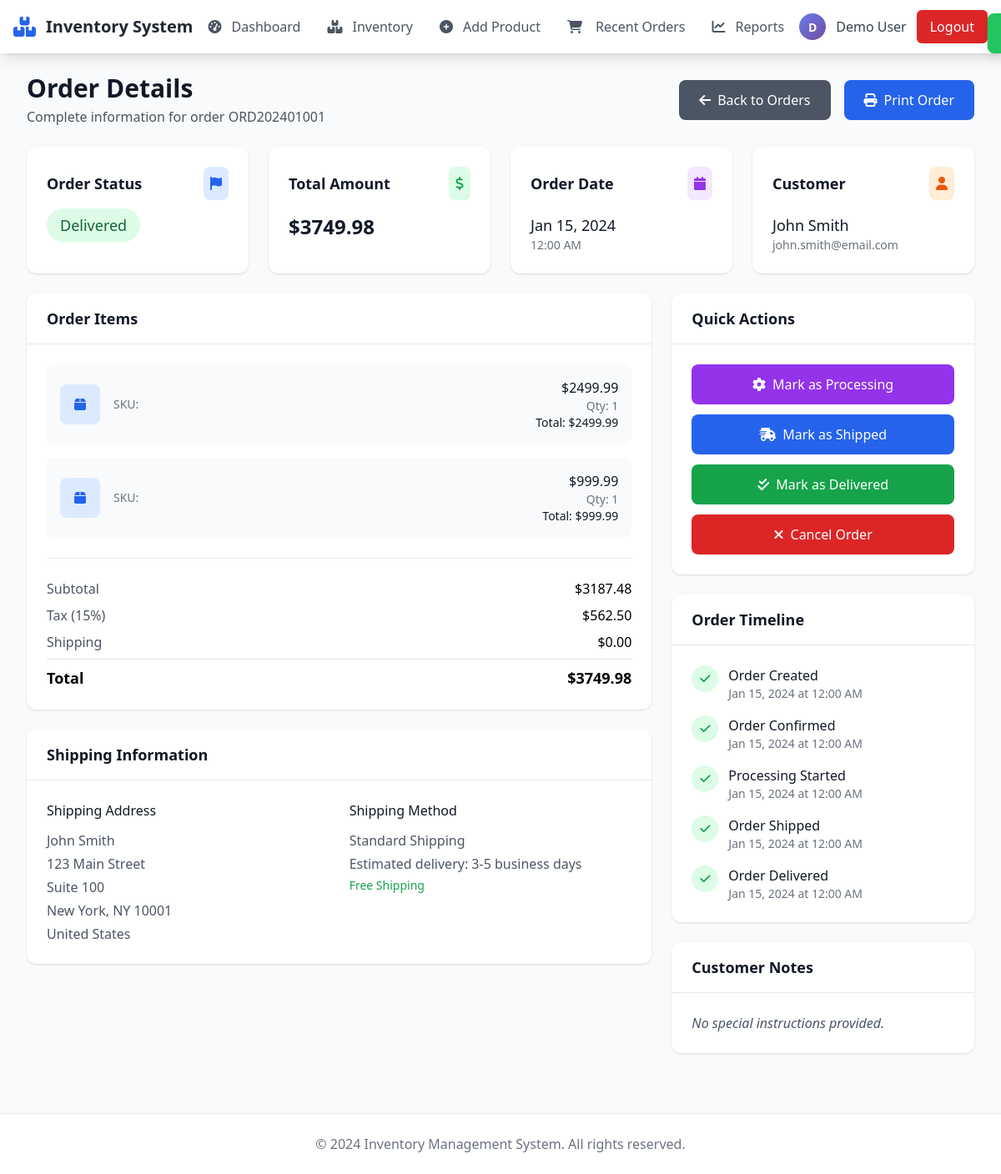
The page /order_details/1 (signed in) on the database its author committed.
### app.py (models this page shows)
class Order(db.Model):
    __tablename__ = 'orders'
    id = db.Column(db.Integer, primary_key=True)
    order_id = db.Column(db.String(20), unique=True, nullable=False)
    customer_name = db.Column(db.String(100), nullable=False)
    customer_email = db.Column(db.String(100))
    customer_phone = db.Column(db.String(20))
    order_date = db.Column(db.DateTime, nullable=False, default=datetime.utcnow)
    amount = db.Column(db.Float, nullable=False)
    status = db.Column(db.String(20), nullable=False, default='Pending')
    tracking_number = db.Column(db.String(50))
    shipping_address = db.Column(db.Text)
    notes = db.Column(db.Text)
    created_at = db.Column(db.DateTime, default=datetime.utcnow)
    updated_at = db.Column(db.DateTime, default=datetime.utcnow, onupdate=datetime.utcnow)
    items = db.relationship('OrderItem', backref='order', cascade='all, delete-orphan')

class OrderItem(db.Model):
    __tablename__ = 'order_items'
    id = db.Column(db.Integer, primary_key=True)
    order_id = db.Column(db.Integer, db.ForeignKey('orders.id'), nullable=False)
    product_id = db.Column(db.Integer, db.ForeignKey('products.id'), nullable=False)
    quantity = db.Column(db.Integer, nullable=False)
    unit_price = db.Column(db.Float, nullable=False)
    product = db.relationship('Product', backref='order_items')

### app.py (the view)
@app.route('/order_details/<int:order_id>')
def order_details(order_id):
    if 'user_id' not in session:
        return redirect(url_for('login'))
    order = Order.query.get_or_404(order_id)
    return render_template('order_details.html', order=order)

### templates/order_details.html (shortened to what this page needs)
{% extends "base.html" %}
{% block content %}
<div class="space-y-6">
    <div class="flex justify-between items-center">
        <div>
            <h1 class="text-3xl font-bold text-gray-900">Order Details</h1>
            <p class="text-gray-600 mt-1">Complete information for order {{ order.order_id }}</p>
        </div>
        <div class="flex space-x-4">
            <a href="{{ url_for('recent_orders') }}"
               class="bg-gray-600 text-white px-6 py-3 rounded-lg hover:bg-gray-700 transition-colors flex items-center">
                <i class="fas fa-arrow-left mr-2"></i>
                Back to Orders
            </a>
            <button onclick="printOrder()"
                    class="bg-blue-600 text-white px-6 py-3 rounded-lg hover:bg-blue-700 transition-colors flex items-center">
                <i class="fas fa-print mr-2"></i>
                Print Order
        </div>
    </div>
    <div class="grid grid-cols-1 md:grid-cols-4 gap-6">
        <div class="bg-white rounded-xl shadow p-6">
            <div class="flex items-center justify-between mb-4">
                <h3 class="text-lg font-semibold text-gray-900">Order Status</h3>
                <div class="p-2 bg-blue-100 rounded-lg">
                    <i class="fas fa-flag text-blue-600"></i>
                </div>
            </div>
            <span class="px-4 py-2 text-lg font-medium rounded-full
                {% if order.status == 'Delivered' %}bg-green-100 text-green-800
                {% elif order.status == 'Pending' %}bg-yellow-100 text-yellow-800
                {% elif order.status == 'Confirmed' %}bg-orange-100 text-orange-800
                {% elif order.status == 'Processing' %}bg-purple-100 text-purple-800
                {% elif order.status == 'Shipped' %}bg-blue-100 text-blue-800
                {% elif order.status == 'Cancelled' %}bg-red-100 text-red-800
                {% else %}bg-gray-100 text-gray-800{% endif %}">
                {{ order.status }}
            </span>
        </div>
        <div class="bg-white rounded-xl shadow p-6">
            <div class="flex items-center justify-between mb-4">
                <h3 class="text-lg font-semibold text-gray-900">Total Amount</h3>
                <div class="p-2 bg-green-100 rounded-lg">
                    <i class="fas fa-dollar-sign text-green-600"></i>
                </div>
            </div>
            <p class="text-2xl font-bold text-gray-900">${{ "%.2f"|format(order.amount) }}</p>
        </div>
        <div class="bg-white rounded-xl shadow p-6">
            <div class="flex items-center justify-between mb-4">
                <h3 class="text-lg font-semibold text-gray-900">Order Date</h3>
                <div class="p-2 bg-purple-100 rounded-lg">
                    <i class="fas fa-calendar text-purple-600"></i>
                </div>
            </div>
            <p class="text-lg font-medium text-gray-900">{{ order.order_date.strftime('%b %d, %Y') }}</p>
            <p class="text-sm text-gray-500">{{ order.order_date.strftime('%I:%M %p') }}</p>
        </div>
        <div class="bg-white rounded-xl shadow p-6">
            <div class="flex items-center justify-between mb-4">
                <h3 class="text-lg font-semibold text-gray-900">Customer</h3>
                <div class="p-2 bg-orange-100 rounded-lg">
                    <i class="fas fa-user text-orange-600"></i>
                </div>
            </div>
            <p class="text-lg font-medium text-gray-900">{{ order.customer_name }}</p>
            <p class="text-sm text-gray-500">{{ order.customer_email }}</p>
        </div>
    </div>
    <div class="grid grid-cols-1 lg:grid-cols-3 gap-6">
        <div class="lg:col-span-2 space-y-6">
            <div class="bg-white rounded-xl shadow">
                <div class="px-6 py-4 border-b border-gray-200">
                    <h2 class="text-lg font-semibold text-gray-900">Order Items</h2>
                </div>
                <div class="p-6">
                    <div class="space-y-4">
                        {% if order.items %}
                            {% for item in order.items %}
                            <div class="flex items-center justify-between p-4 bg-gray-50 rounded-lg">
                                <div class="flex items-center space-x-4">
                                    <div class="w-12 h-12 bg-blue-100 rounded-lg flex items-center justify-center">
                                        <i class="fas fa-box text-blue-600"></i>
                                    </div>
                                    <div>
                                        <p class="text-sm text-gray-500">SKU: {{ item.sku }}</p>
                                    </div>
                                </div>
                                <div class="text-right">
                                    <p class="font-medium text-gray-900">${{ "%.2f"|format(item.unit_price) }}</p>
                                    <p class="text-sm text-gray-500">Qty: {{ item.quantity }}</p>
                                    <p class="text-sm font-medium text-gray-900">Total: ${{ "%.2f"|format(item.unit_price * item.quantity) }}</p>
                                </div>
                            </div>
                            {% endfor %}
                        {% endif %}
                    </div>
                    <div class="mt-6 pt-6 border-t border-gray-200">
                        <div class="space-y-2">
                            <div class="flex justify-between">
                                <span class="text-gray-600">Subtotal</span>
                                <span class="font-medium">${{ "%.2f"|format(order.amount * 0.85) }}</span>
                            </div>
                            <div class="flex justify-between">
                                <span class="text-gray-600">Tax (15%)</span>
                                <span class="font-medium">${{ "%.2f"|format(order.amount * 0.15) }}</span>
                            </div>
                            <div class="flex justify-between">
                                <span class="text-gray-600">Shipping</span>
                                <span class="font-medium">$0.00</span>
                            </div>
                            <div class="flex justify-between text-lg font-bold pt-2 border-t border-gray-200">
                                <span>Total</span>
                                <span>${{ "%.2f"|format(order.amount) }}</span>
                            </div>
                        </div>
                    </div>
                </div>
            </div>
            <div class="bg-white rounded-xl shadow">
                <div class="px-6 py-4 border-b border-gray-200">
                    <h2 class="text-lg font-semibold text-gray-900">Shipping Information</h2>
                </div>
                <div class="p-6">
                    <div class="grid grid-cols-1 md:grid-cols-2 gap-6">
                        <div>
                            <h3 class="font-medium text-gray-900 mb-3">Shipping Address</h3>
                            <div class="text-gray-600 space-y-1">
                                <p>{{ order.customer_name }}</p>
                                <p>123 Main Street</p>
                                <p>Suite 100</p>
                                <p>New York, NY 10001</p>
                                <p>United States</p>
                            </div>
                        </div>
                        <div>
                            <h3 class="font-medium text-gray-900 mb-3">Shipping Method</h3>
                            <div class="text-gray-600 space-y-1">
                                <p class="font-medium">Standard Shipping</p>
                                <p>Estimated delivery: 3-5 business days</p>
                                <p class="text-sm text-green-600">Free Shipping</p>
                            </div>
                        </div>
                    </div>
                </div>
            </div>
        </div>
        <div class="space-y-6">
            <div class="bg-white rounded-xl shadow">
                <div class="px-6 py-4 border-b border-gray-200">
                    <h2 class="text-lg font-semibold text-gray-900">Quick Actions</h2>
                </div>
                <div class="p-6 space-y-3">
                    <button onclick="updateOrderStatus('{{ order.id }}', 'Processing')"
                            class="w-full px-4 py-3 bg-purple-600 text-white rounded-lg hover:bg-purple-700 transition-colors flex items-center justify-center">
                        <i class="fas fa-cog mr-2"></i>
                        Mark as Processing
                    </button>
                    <button onclick="updateOrderStatus('{{ order.id }}', 'Shipped')"
                            class="w-full px-4 py-3 bg-blue-600 text-white rounded-lg hover:bg-blue-700 transition-colors flex items-center justify-center">
                        <i class="fas fa-shipping-fast mr-2"></i>
                        Mark as Shipped
                    </button>
                    <button onclick="updateOrderStatus('{{ order.id }}', 'Delivered')"
                            class="w-full px-4 py-3 bg-green-600 text-white rounded-lg hover:bg-green-700 transition-colors flex items-center justify-center">
                        <i class="fas fa-check-double mr-2"></i>
                        Mark as Delivered
                    </button>
                    <button onclick="updateOrderStatus('{{ order.id }}', 'Cancelled')"
                            class="w-full px-4 py-3 bg-red-600 text-white rounded-lg hover:bg-red-700 transition-colors flex items-center justify-center">
                        <i class="fas fa-times mr-2"></i>
                        Cancel Order
                    </button>
                </div>
            </div>
            <div class="bg-white rounded-xl shadow">
                <div class="px-6 py-4 border-b border-gray-200">
                    <h2 class="text-lg font-semibold text-gray-900">Order Timeline</h2>
                </div>
                <div class="p-6">
                    <div class="space-y-4">
                        <div class="flex items-start space-x-3">
                            <div class="w-8 h-8 bg-green-100 rounded-full flex items-center justify-center flex-shrink-0">
                                <i class="fas fa-check text-green-600 text-sm"></i>
                            </div>
                            <div>
                                <p class="font-medium text-gray-900">Order Created</p>
                                <p class="text-sm text-gray-500">{{ order.order_date.strftime('%b %d, %Y at %I:%M %p') }}</p>
                            </div>
                        </div>
                        {% if order.status in ['Confirmed', 'Processing', 'Shipped', 'Delivered'] %}
                        <div class="flex items-start space-x-3">
                            <div class="w-8 h-8 bg-green-100 rounded-full flex items-center justify-center flex-shrink-0">
                                <i class="fas fa-check text-green-600 text-sm"></i>
                            </div>
                            <div>
                                <p class="font-medium text-gray-900">Order Confirmed</p>
                                <p class="text-sm text-gray-500">{{ order.order_date.strftime('%b %d, %Y at %I:%M %p') }}</p>
                            </div>
                        </div>
                        {% endif %}
                        {% if order.status in ['Processing', 'Shipped', 'Delivered'] %}
                        <div class="flex items-start space-x-3">
                            <div class="w-8 h-8 bg-green-100 rounded-full flex items-center justify-center flex-shrink-0">
                                <i class="fas fa-check text-green-600 text-sm"></i>
                            </div>
                            <div>
                                <p class="font-medium text-gray-900">Processing Started</p>
                                <p class="text-sm text-gray-500">{{ order.order_date.strftime('%b %d, %Y at %I:%M %p') }}</p>
                            </div>
                        </div>
                        {% endif %}
                        {% if order.status in ['Shipped', 'Delivered'] %}
                        <div class="flex items-start space-x-3">
                            <div class="w-8 h-8 bg-green-100 rounded-full flex items-center justify-center flex-shrink-0">
                                <i class="fas fa-check text-green-600 text-sm"></i>
                            </div>
                            <div>
                                <p class="font-medium text-gray-900">Order Shipped</p>
                                <p class="text-sm text-gray-500">{{ order.order_date.strftime('%b %d, %Y at %I:%M %p') }}</p>
                            </div>
                        </div>
                        {% endif %}
                        {% if order.status == 'Delivered' %}
                        <div class="flex items-start space-x-3">
                            <div class="w-8 h-8 bg-green-100 rounded-full flex items-center justify-center flex-shrink-0">
                                <i class="fas fa-check text-green-600 text-sm"></i>
                            </div>
                            <div>
                                <p class="font-medium text-gray-900">Order Delivered</p>
                                <p class="text-sm text-gray-500">{{ order.order_date.strftime('%b %d, %Y at %I:%M %p') }}</p>
                            </div>
                        </div>
                        {% endif %}
                    </div>
                </div>
            </div>
            <div class="bg-white rounded-xl shadow">
                <div class="px-6 py-4 border-b border-gray-200">
                    <h2 class="text-lg font-semibold text-gray-900">Customer Notes</h2>
                </div>
                <div class="p-6">
                    <p class="text-gray-600 italic">No special instructions provided.</p>
                </div>
            </div>
        </div>
    </div>
</div>
<div id="successNotification" class="fixed top-4 right-4 bg-green-500 text-white px-6 py-3 rounded-lg shadow-lg transform translate-x-full transition-transform duration-300 z-50">
</div>
{% endblock %}

### rows shown on the page
Order: order_id "ORD202401001", status "Delivered", amount "3749.98", order_date "Jan 15, 2024", order_date "12:00 AM", customer_name "John Smith", customer_email "john.smith@email.com", order.amount*0.85 "3187.48", order.amount*0.15 "562.50", order_date "Jan 15, 2024 at 12:00 AM"
OrderItem: unit_price "2499.99", quantity "1", item.unit_price*item.quantity "2499.99"
OrderItem: unit_price "999.99", quantity "1", item.unit_price*item.quantity "999.99"

### other values the page prints
{{ session.user_name[0]|upper if session.user_name else 'U' }} "D"
{{ session.user_name }} "Demo User"
